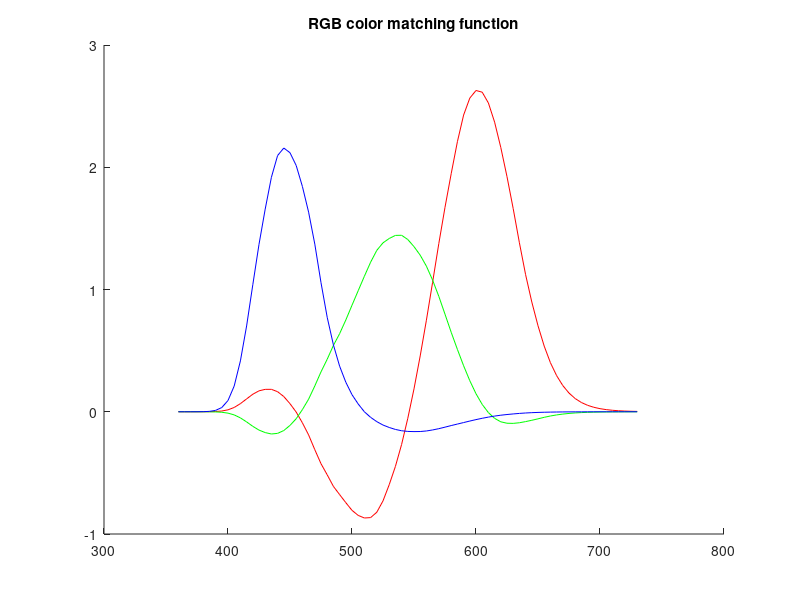
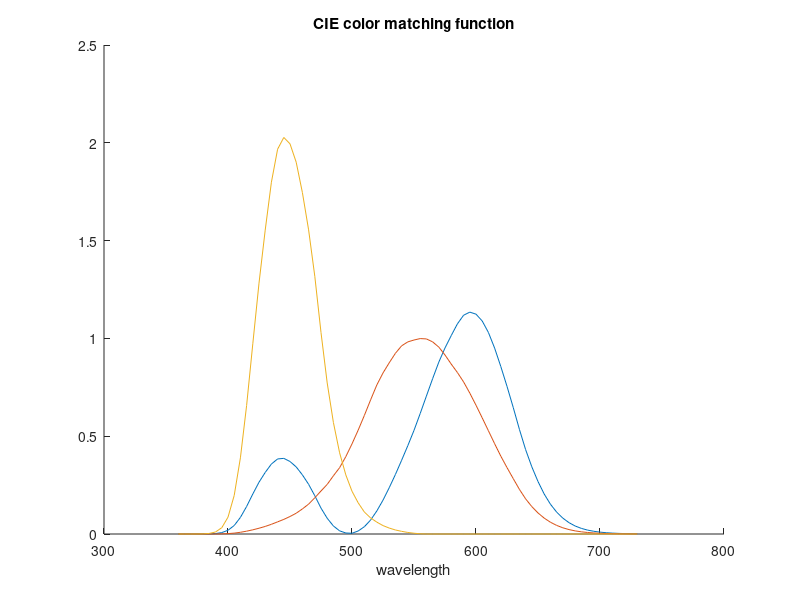
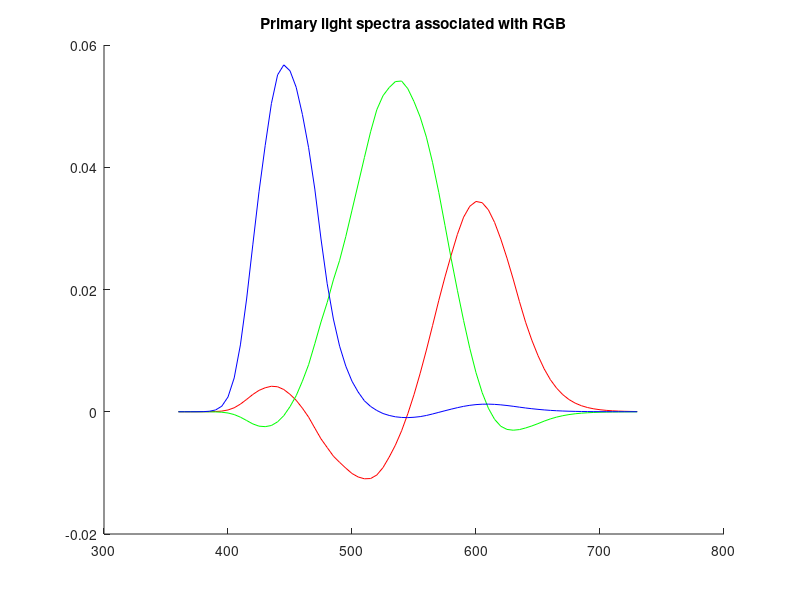
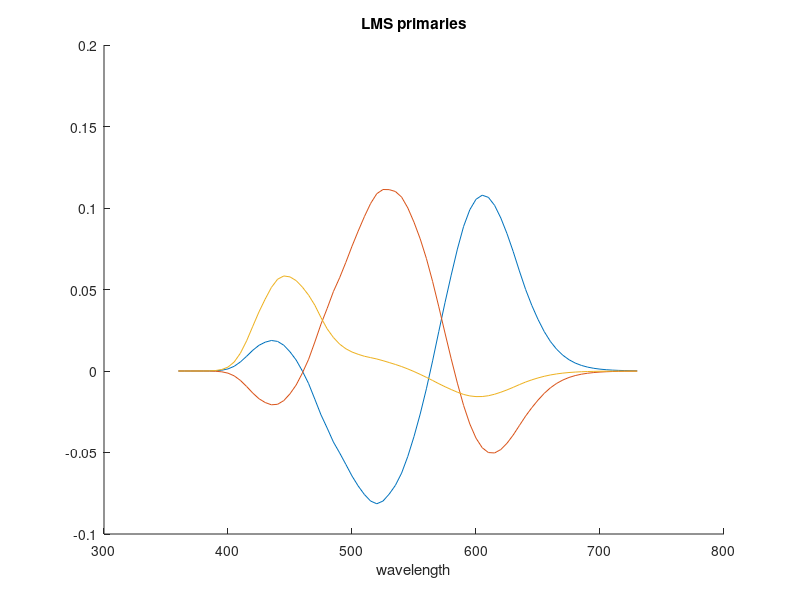

Here is the MATLAB script that generated these plots, in order:


lmsresponse = load("LMSResponse.mat");
ciematch = load("CIEMatch.mat");
Cie2rgb = load("CIE2RGB.mat");


%Question 2 a (i)
mapped = Cie2rgb.T * ciematch.CIEMatch

figure
title("RGB color matching function");
hold on

plot([360:5:730], mapped(1,:), 'r');
plot([360:5:730], mapped(2,:),'g');
plot([360:5:730], mapped(3,:),'b');
hold off



%question 2 a (iii)
figure 
title("CIE color matching function")
xlabel("wavelength")
hold on 

for ii = 1:3
    plot([360:5:730], ciematch.CIEMatch(ii, :));
end


%question 2 a (ii)

reversed = pinv(mapped);

figure 
title("Primary light spectra associated with RGB")


hold on 

plot([360:5:730], reversed(:,1), 'r');
plot([360:5:730], reversed(:,2),'g');
plot([360:5:730], reversed(:,3),'b');



%question 2 a (iv)

reversed = pinv(ciematch.CIEMatch);

figure 
title("Primary light spectra associated with CIE")
xlabel("wavelength")
hold on 

for ii = 1: 3
    plot([360:5:730], reversed(:,ii));
end


%Question 2 b

lms = lmsresponse.LMSResponse;
lms(isnan(lms)) = 0;
lmsinverse = pinv(lms);
title("LMS primaries")
xlabel("wavelength")
figure
hold on 

plot([360:5:730], lmsinverse(:,1), 'r');
plot([360:5:730], lmsinverse(:,2),'g');
plot([360:5:730], lmsinverse(:,3),'b');
hold off

